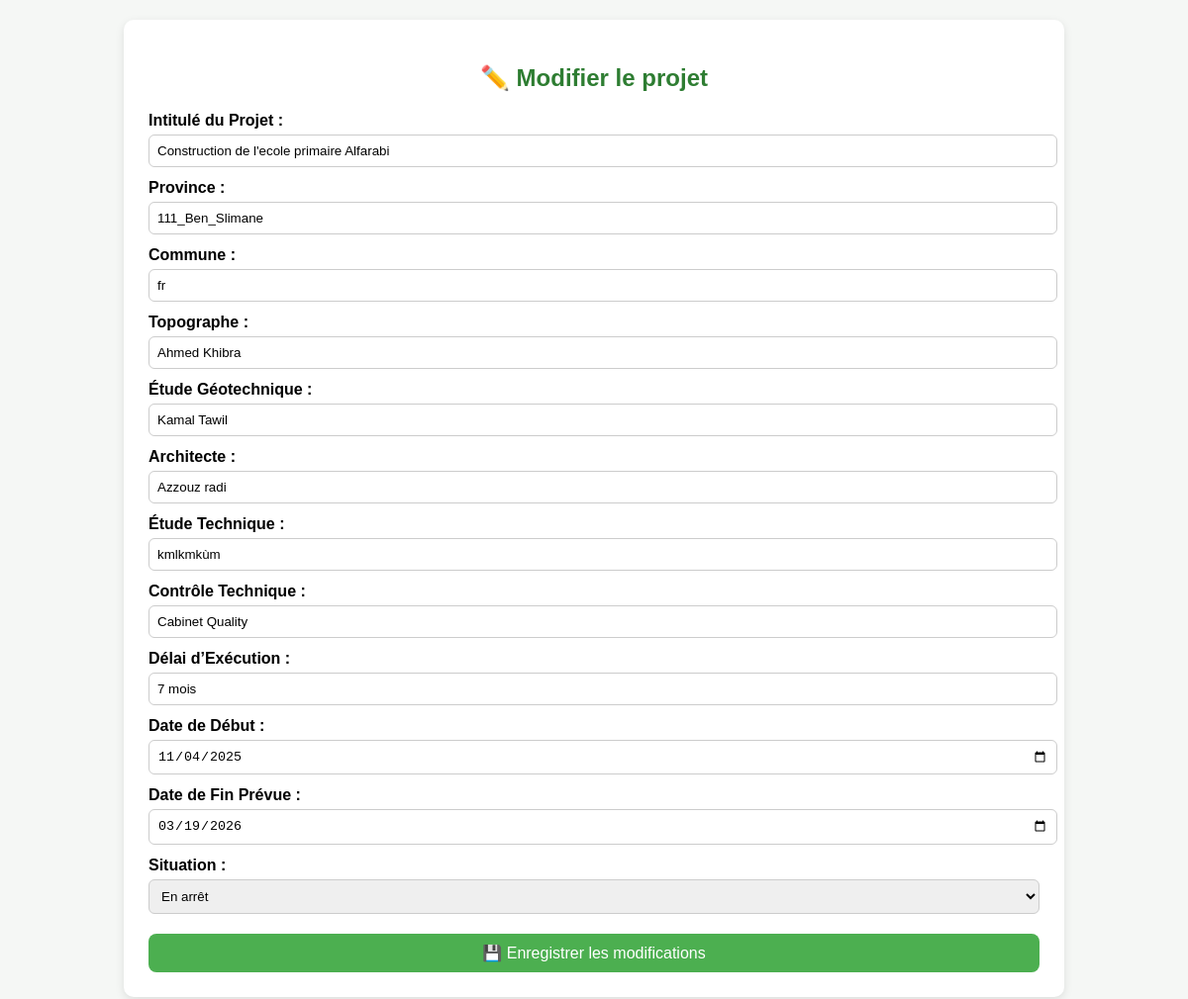
Page /projet/7/modifier/ (signed in) on the committed database.
### projets/models.py (models this page shows, shortened)
class Projet(models.Model):
    SITUATION_CHOICES = [
        ('en_cours', 'En Cours'),
        ('acheve', 'Achevé'),
        ('en_arret', 'En Arrêt'),
    ]
    intitule = models.CharField("Intitulé du Projet", max_length=255)
    province = models.CharField(max_length=100)
    commune = models.CharField(max_length=100)
    topographe = models.CharField("Topographe", max_length=150, blank=True, null=True)
    etude_geotechnique = models.CharField("Étude Géotechnique", max_length=150, blank=True, null=True)
    architecte = models.CharField("Architecte", max_length=150, blank=True, null=True)
    etude_technique = models.CharField("Étude Technique", max_length=150, blank=True, null=True)
    control_technique = models.CharField("Contrôle Technique", max_length=150, blank=True, null=True)
    delai_execution = models.CharField("Délai d’Exécution", max_length=100, blank=True, null=True)
    date_debut = models.DateField("Date de Début")
    date_fin_prevue = models.DateField("Date de Fin Prévue")
    situation = models.CharField("Situation", max_length=20, choices=SITUATION_CHOICES, default='en_cours')
    latitude = models.FloatField(blank=True, null=True)
    longitude = models.FloatField(blank=True, null=True)
    nom = models.CharField(max_length=200, blank=True, null=True)
    budget = models.DecimalField(max_digits=12, decimal_places=2, blank=True, null=True)
    taux_avancement = models.IntegerField(default=0, blank=True, null=True)
    statut = models.CharField(max_length=50, blank=True, null=True)

### projets/views.py (the view, shortened to what this page needs)
# urls.py: path('projet/<int:projet_id>/modifier/', views.projet_edit, name='projet_edit'),
@login_required
def projet_edit(request, projet_id):
    projet = get_object_or_404(Projet, id=projet_id)
    return render(request, 'projets/projet_edit.html', {'projet': projet})

### projets/templates/projets/projet_edit.html (shortened to what this page needs)
<!DOCTYPE html>
<html lang="fr">
<head>
</head>
<body>
  <form method="post">
    <h2>✏️ Modifier le projet</h2>
    <label>Intitulé du Projet :</label>
    <input type="text" name="intitule" value="{{ projet.intitule }}" required>
    <label>Province :</label>
    <input type="text" name="province" value="{{ projet.province }}" {% if user.userprofile.role == 'provincial' %}readonly{% endif %}>
    <label>Commune :</label>
    <input type="text" name="commune" value="{{ projet.commune }}">
    <label>Topographe :</label>
    <input type="text" name="topographe" value="{{ projet.topographe }}">
    <label>Étude Géotechnique :</label>
    <input type="text" name="etude_geotechnique" value="{{ projet.etude_geotechnique }}">
    <label>Architecte :</label>
    <input type="text" name="architecte" value="{{ projet.architecte }}">
    <label>Étude Technique :</label>
    <input type="text" name="etude_technique" value="{{ projet.etude_technique }}">
    <label>Contrôle Technique :</label>
    <input type="text" name="control_technique" value="{{ projet.control_technique }}">
    <label>Délai d’Exécution :</label>
    <input type="text" name="delai_execution" value="{{ projet.delai_execution }}">
    <label>Date de Début :</label>
    <input type="date" name="date_debut" value="{{ projet.date_debut|date:'Y-m-d' }}">
    <label>Date de Fin Prévue :</label>
    <input type="date" name="date_fin_prevue" value="{{ projet.date_fin_prevue|date:'Y-m-d' }}">
    <label>Situation :</label>
    <select name="situation">
      <option value="en_arret" {% if projet.situation == 'en_arret' %}selected{% endif %}>En arrêt</option>
    </select>
    <button type="submit">💾 Enregistrer les modifications</button>
  </form>
</body>
</html>

### projets/templates/projets/projet_edit.html (style rules this page uses)
body { font-family: Arial, sans-serif; background: #f5f7f5; margin: 0; padding: 20px; }
form { max-width: 900px; margin: auto; background: white; padding: 25px; border-radius: 10px; box-shadow: 0 3px 10px rgba(0,0,0,0.1); }
h2 { color: #2E7D32; text-align: center; margin-bottom: 20px; }
label { font-weight: bold; display: block; margin-top: 12px; }
input, select { width: 100%; padding: 8px; margin-top: 5px; border: 1px solid #ccc; border-radius: 6px; }
button { background: #4CAF50; color: white; border: none; border-radius: 8px; padding: 10px 15px; margin-top: 20px; font-size: 16px; cursor: pointer; width: 100%; }

### rows in the picture
Projet: intitule "Construction de l'ecole primaire Alfarabi", province "111_Ben_Slimane", commune "fr", topographe "Ahmed Khibra", etude_geotechnique "Kamal Tawil", architecte "Azzouz radi", etude_technique "kmlkmkùm", control_technique "Cabinet Quality", delai_execution "7 mois", date_debut "11/04/2025", date_fin_prevue "03/19/2026", situation "En arrêt"
